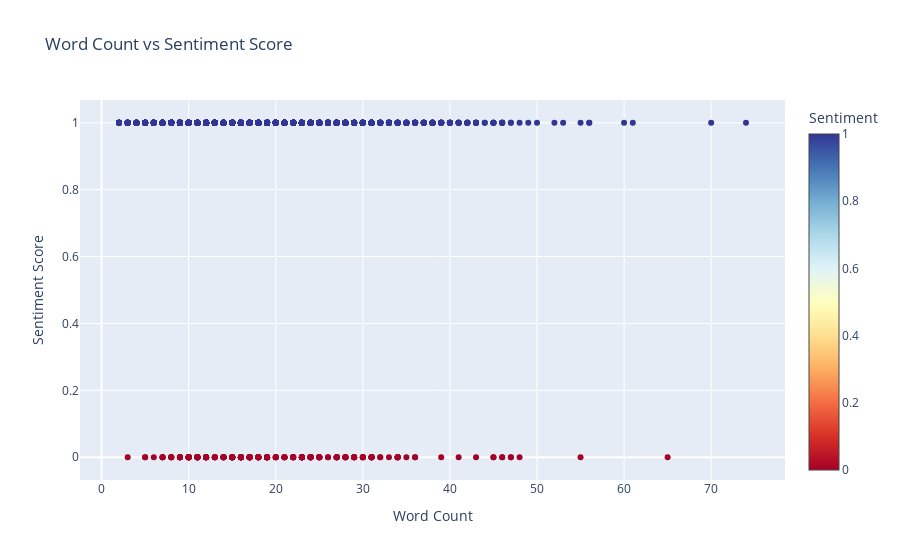

Notebook cell for this chart:
### Code cell
fig = go.Figure(data=go.Scatter(x=train_df['word_count'], y=train_df['sentiment'],
                               mode='markers', marker=dict(color=train_df['sentiment'],
                                                            colorscale='RdYlBu',
                                                            colorbar=dict(title='Sentiment'),
                                                            cmin=0, cmax=1)))

fig.update_layout(xaxis_title='Word Count', yaxis_title='Sentiment Score',
                  title='Word Count vs Sentiment Score', showlegend=False)

fig.add_trace(go.Scatter(x=[], y=[], mode='markers', marker=dict(color='blue'), showlegend=True,
                         legendgroup='Positive Sentiment', name='Positive Sentiment (0)'))
fig.add_trace(go.Scatter(x=[], y=[], mode='markers', marker=dict(color='red'), showlegend=True,
                         legendgroup='Negative Sentiment', name='Negative Sentiment (1)'))


fig.show()

### Figure 1 — Plotly figure (JSON) as saved in the notebook; plotly's stock layout.template omitted (floating-point values rounded to 4 significant figures; data arrays with more than 128 entries replaced by an {"elided": "..."} marker saying what was removed)
{"data": [{"marker": {"cmax": 1, "cmin": 0, "color": {"elided": "2898 int values"}, "colorbar": {"title": {"text": "Sentiment"}}, "colorscale": [[0, "rgb(165,0,38)"], [0.1, "rgb(215,48,39)"], [0.2, "rgb(244,109,67)"], [0.3, "rgb(253,174,97)"], [0.4, "rgb(254,224,144)"], [0.5, "rgb(255,255,191)"], [0.6, "rgb(224,243,248)"], [0.7, "rgb(171,217,233)"], [0.8, "rgb(116,173,209)"], [0.9, "rgb(69,117,180)"], [1, "rgb(49,54,149)"]]}, "mode": "markers", "type": "scatter", "x": {"elided": "2898 int values"}, "y": {"elided": "2898 int values"}}, {"legendgroup": "Positive Sentiment", "marker": {"color": "blue"}, "mode": "markers", "name": "Positive Sentiment (0)", "showlegend": true, "type": "scatter", "x": [], "y": []}, {"legendgroup": "Negative Sentiment", "marker": {"color": "red"}, "mode": "markers", "name": "Negative Sentiment (1)", "showlegend": true, "type": "scatter", "x": [], "y": []}], "layout": {"showlegend": false, "title": {"text": "Word Count vs Sentiment Score"}, "xaxis": {"title": {"text": "Word Count"}}, "yaxis": {"title": {"text": "Sentiment Score"}}}}
